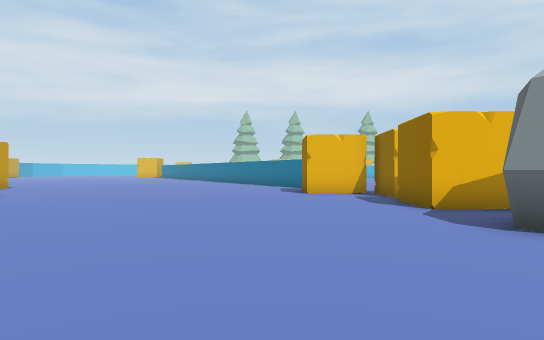
view 1 (above)

24 first-person views from a walk through a scene from a Unity 3-D project. The camera is 1.5 m above the floor, looks level and sees 75° across. The floor is counted in squares, 2 m on a side. Each view is taken from the middle of a square. On the plan, view 1 faces up. The plan holds only what a view shows up to about 11 squares ahead; the rest is blank. The place goes on beyond the plan.

view 2
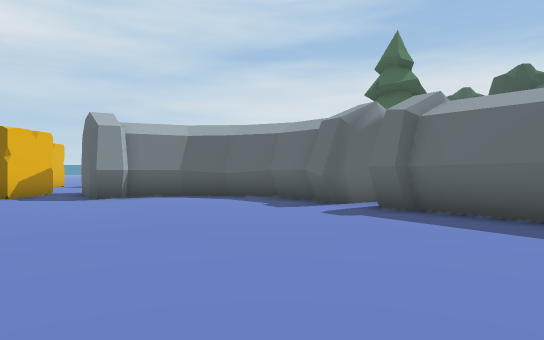

view 3
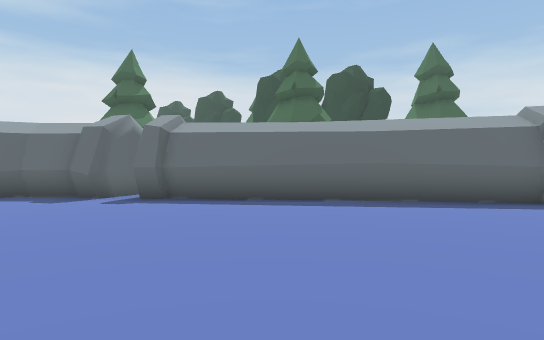

view 4
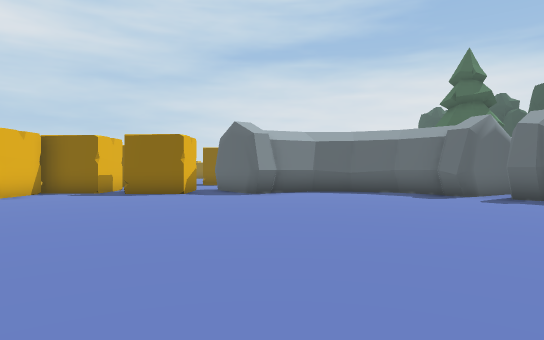

view 5
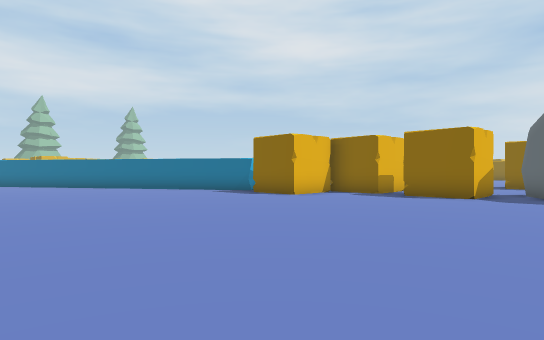

view 6
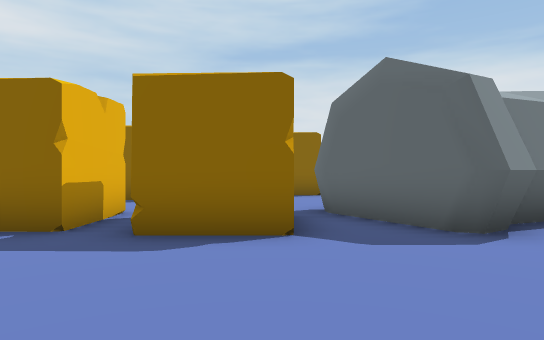

view 7
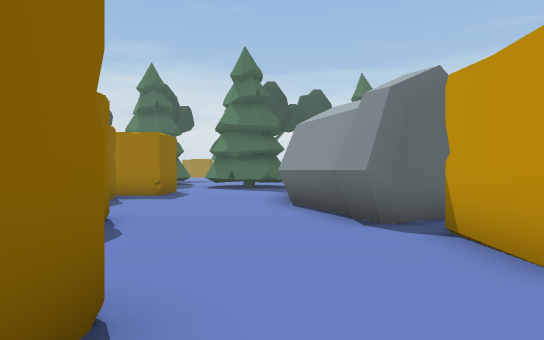

view 8
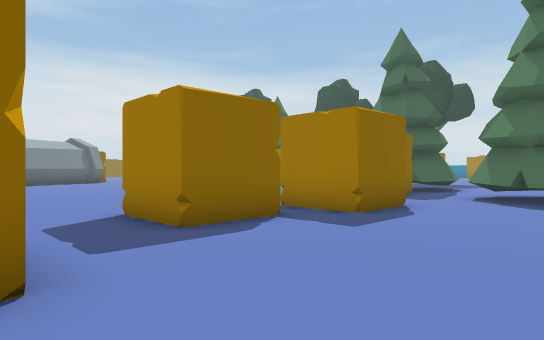

view 9
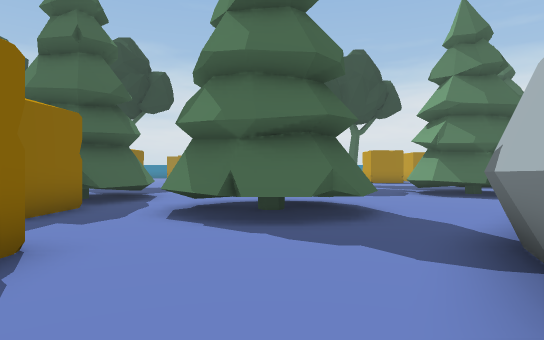

view 10
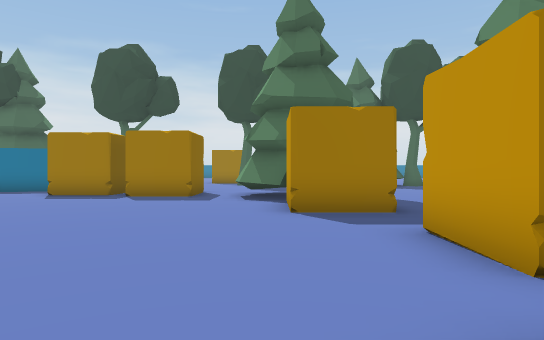

view 11
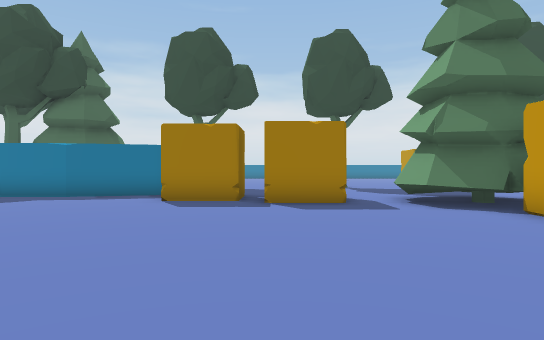

view 12
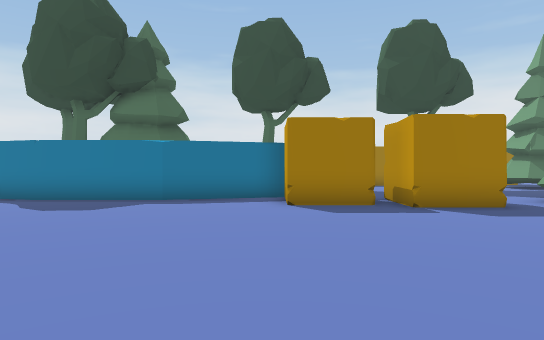

view 13
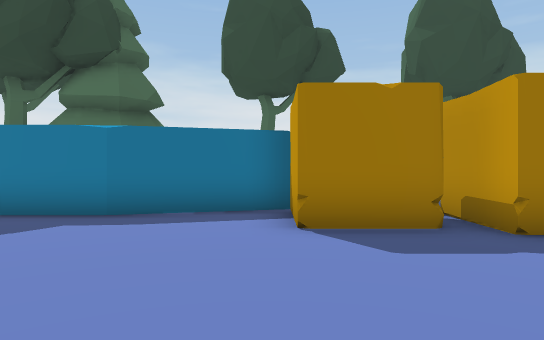

view 14
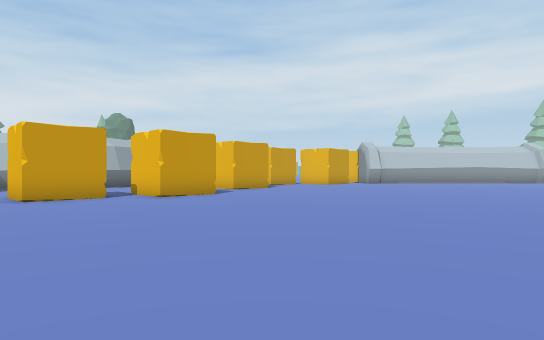

view 15
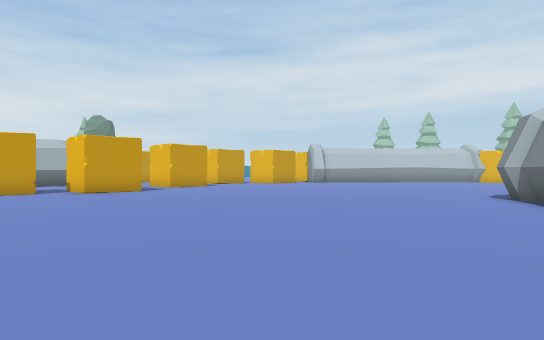

view 16
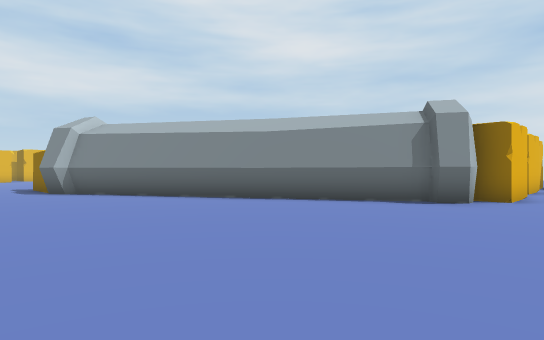

view 17
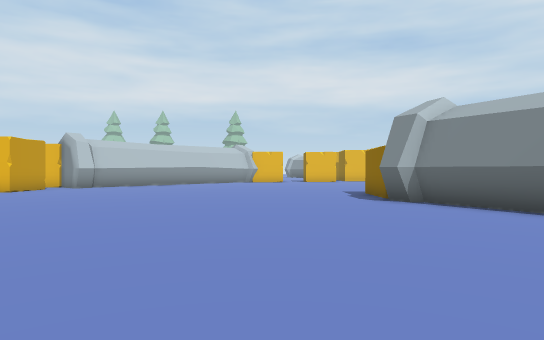

view 18
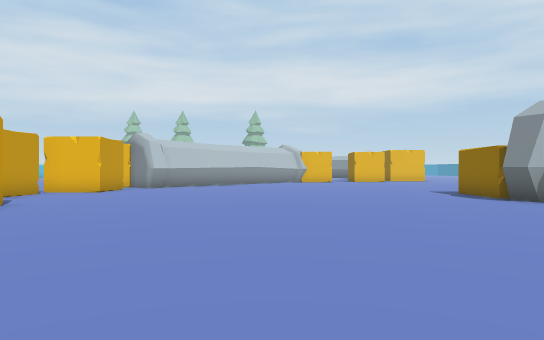

view 19
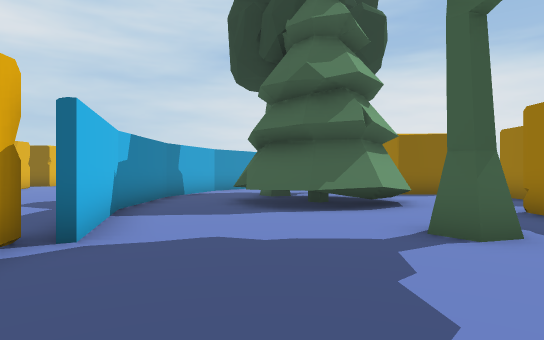

view 20
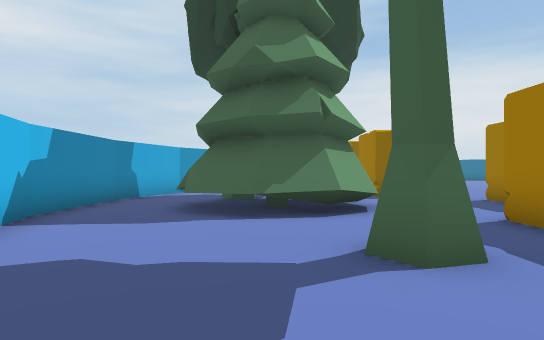

view 21
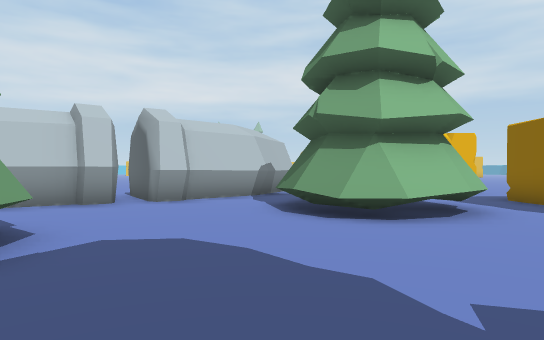

view 22
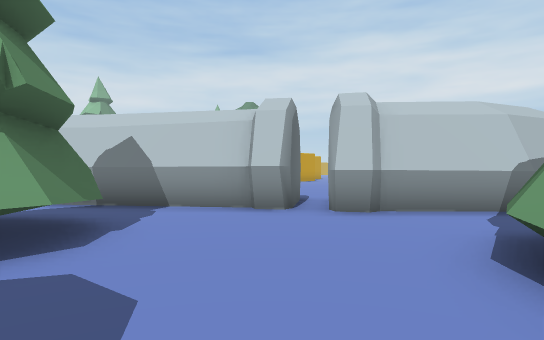

view 23
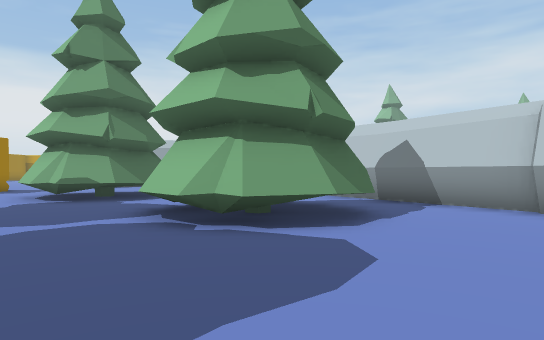

view 24
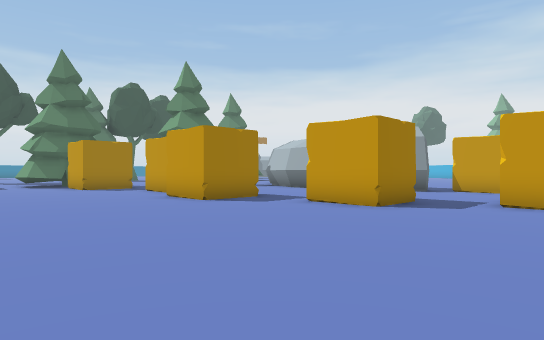

### Floor plan
Key: @ floor where view 1 was taken; # wall or solid block; . floor; T pine tree; R tree; O other object.
Columns run from 8 left of view 1 to 28 right of it. Each row starts with its distance up from view 1.
 11  .........OOOO .OO.............O
 10  ...........OO..OO.............O
  9  ..............................#
  8  ..........O O.................##
  7  ..........OOO....OO............##
  6  ............##...OO.............#
  5   ..........###..................##
  4 ...........####...................#
  3   ..........####...OOO............##
  2 . ..........#   ...OOO.............#
  1  ...........#  ....................##
  0 ........@...###....OO...............#
 -1 ..........#####....OO...............#
 -2 .........#####.......................
 -3  .......#####...TT...................
 -4  .....######...TTTT.OO...........
 -5  ....#####....TTTTT.OT............
 -6  ...#####......TTT..TTT............
 -7  .###  .........T..TTTTT.OO........
 -8  ##      TTT........TTTT.OOOO.......
 -9          TTT...... .   .. OOOO#######
-10           TT.....  .....  ...##......
-11         .TT....            ......T...
-12      TT........          . .....TTTRR
-13      TTT....              ......TTRT.
-14       TT...            R   ..R..TTT
-15       TT.              R    .....TT.
-16                              .......O
-17                               OO....O

Where each view was taken, in squares from view 1:
view 1: 0 up, 0 right, facing up
view 2: 0 up, 6 left, facing right
view 3: 2 up, 8 left, facing down-right
view 4: 4 up, 8 left, facing right
view 5: 4 up, 7 left, facing up-right
view 6: 7 up, 1 left, facing right
view 7: 11 up, 7 right, facing down
view 8: 6 up, 7 right, facing down-right
view 9: 2 up, 8 right, facing down
view 10: 3 up, 14 right, facing down
view 11: 1 up, 18 right, facing down
view 12: 0 up, 21 right, facing down
view 13: 3 down, 21 right, facing down
view 14: 3 down, 22 right, facing up-left
view 15: 2 down, 25 right, facing up-left
view 16: 4 down, 20 right, facing up-right
view 17: 0 up, 20 right, facing up
view 18: 0 up, 17 right, facing up
view 19: 12 down, 17 right, facing right
view 20: 13 down, 18 right, facing right
view 21: 12 down, 6 right, facing up
view 22: 9 down, 7 right, facing up-left
view 23: 9 down, 8 right, facing left
view 24: 11 up, 18 right, facing down-left
